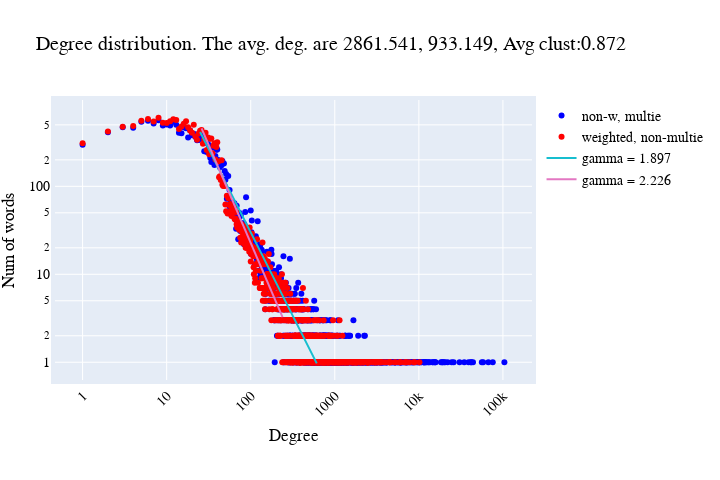

Notebook source saved alongside this figure:
### Code cell
plotly.offline.init_notebook_mode(connected=True)
plotly.offline.iplot(fig, filename='degdistnew')

### Figure 1 — Plotly figure (JSON) as saved in the notebook; plotly's stock layout.template omitted (floating-point values rounded to 4 significant figures; data arrays with more than 128 entries replaced by an {"elided": "..."} marker saying what was removed)
{"data": [{"marker": {"color": "blue"}, "mode": "markers", "name": "non-w, multie", "type": "scatter", "x": {"elided": "1082 int values"}, "y": {"elided": "1082 int values"}}, {"marker": {"color": "red"}, "mode": "markers", "name": "weighted, non-multie", "type": "scatter", "x": {"elided": "768 int values"}, "y": {"elided": "768 int values"}}, {"marker": {"color": "#17becf"}, "mode": "lines", "name": "gamma = 1.897", "type": "scatter", "x": {"elided": "527 int values"}, "y": {"elided": "527 float values"}}, {"marker": {"color": "#e377c2"}, "mode": "lines", "name": "gamma = 2.226", "type": "scatter", "x": {"elided": "213 int values"}, "y": {"elided": "213 float values"}}], "layout": {"autosize": false, "bargroupgap": 0.3, "font": {"color": "black", "family": "Courier New, monospace", "size": 14}, "height": 480, "hovermode": "x", "margin": {"b": 100, "l": 50, "pad": 4, "r": 50, "t": 100}, "title": {"text": "Degree distribution. The avg. deg. are 2861.541, 933.149,\nAvg clust:0.872"}, "width": 720, "xaxis": {"tickangle": -45, "title": {"text": "Degree"}, "type": "log"}, "yaxis": {"title": {"text": "Num of words"}, "type": "log"}}}
